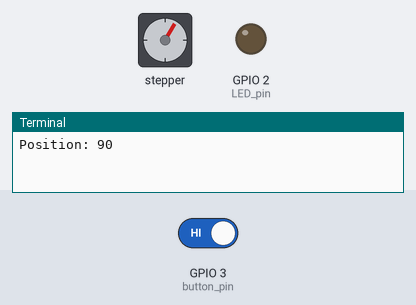
The program below on a simulated Raspberry Pi (BCM pin numbers). On the bench: stepper motor, output pins drawn as LEDs (lit = HIGH), the last lines printed to the terminal. Inputs (shaded band) come from the test bench; at power-on: GPIO 3 (button_pin) HIGH. The stepper is drawn at 2048 steps a turn; pins used as bus, display or sensor lines are not drawn.

Above: at 1.2 s.
1.3 s: GPIO 3 (button_pin) driven LOW
At 3.8 s:
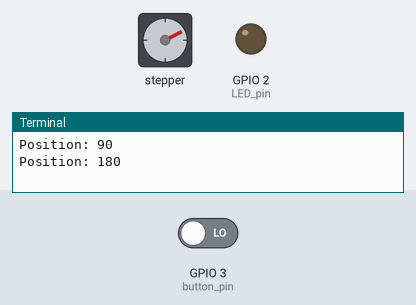
At 5.7 s:
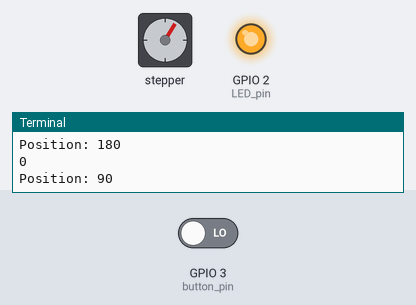
Timing chart, 0 to 19.6 s (numbered marks = the images above; inputs shaded):
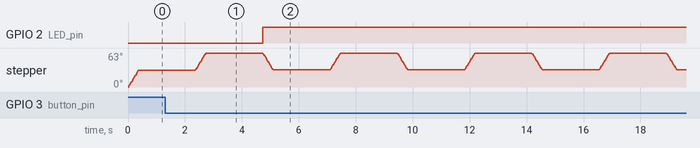

Measured:
- after the input at 1.3 s, GPIO 2 (LED_pin): LOW → HIGH after 3.4 s

The program:

motor.py
```python
import RPi.GPIO as GPIO
import time

# GPIO pins for the motor
coil_A_1_pin = 17
coil_A_2_pin = 27
coil_B_1_pin = 23
coil_B_2_pin = 22
LED_pin = 2
button_pin = 3

# Motor specifications
FULL_ROTATION_STEPS = 945  # Total steps for 315 degrees at 1/3 degree per step
current_position = 0  # Current position of the motor

# Setup GPIO
GPIO.setmode(GPIO.BCM)
GPIO.setwarnings(False)
GPIO.setup(coil_A_1_pin, GPIO.OUT)
GPIO.setup(coil_A_2_pin, GPIO.OUT)
GPIO.setup(coil_B_1_pin, GPIO.OUT)
GPIO.setup(coil_B_2_pin, GPIO.OUT)
GPIO.setup(LED_pin, GPIO.OUT)
GPIO.setup(button_pin, GPIO.IN)


# Function to set the motor coils
def set_step(w1, w2, w3, w4):
    GPIO.output(coil_A_1_pin, w1)
    GPIO.output(coil_A_2_pin, w2)
    GPIO.output(coil_B_1_pin, w3)
    GPIO.output(coil_B_2_pin, w4)

def move_motor(steps):
    sequence = [[1,0,1,0],
                [0,1,1,0],
                [0,1,0,1],
                [1,0,0,1]]

    step_direction = 1 if steps > 0 else -1
    steps = abs(steps)

    for _ in range(steps):
        for step_pattern in sequence[::step_direction]:
            set_step(*step_pattern)
            time.sleep(0.002)  # Adjust delay to control speed

def setPosition(angle):
    angle = int(angle/6)
    global current_position

    # Check if the angle is within the motor's limit
    if angle < 0 or angle > 315:
        print("Angle out of range. Please enter a value between 0 and 315.")
        return

    # Calculate the target position in steps
    target_position = int(angle * 3)  # Convert angle to steps
    steps_to_move = target_position - current_position

    # Move the motor
    move_motor(steps_to_move)

    # Update the current position
    current_position = target_position

# Main loop
try:
    while True:
        # Example usage of setPosition
        setPosition(90)  # Move to 90 degrees
        print("Position: 90")

        time.sleep(2)
        setPosition(180)   # Move back to 0 degrees
        print("Position: 180")
        #turn off led
        time.sleep(2)
        print(GPIO.input(button_pin))
        if GPIO.input(button_pin):
            GPIO.output(LED_pin, GPIO.LOW)
        else:
            GPIO.output(LED_pin, GPIO.HIGH)

except KeyboardInterrupt:
    GPIO.cleanup()

GPIO.cleanup()
```
